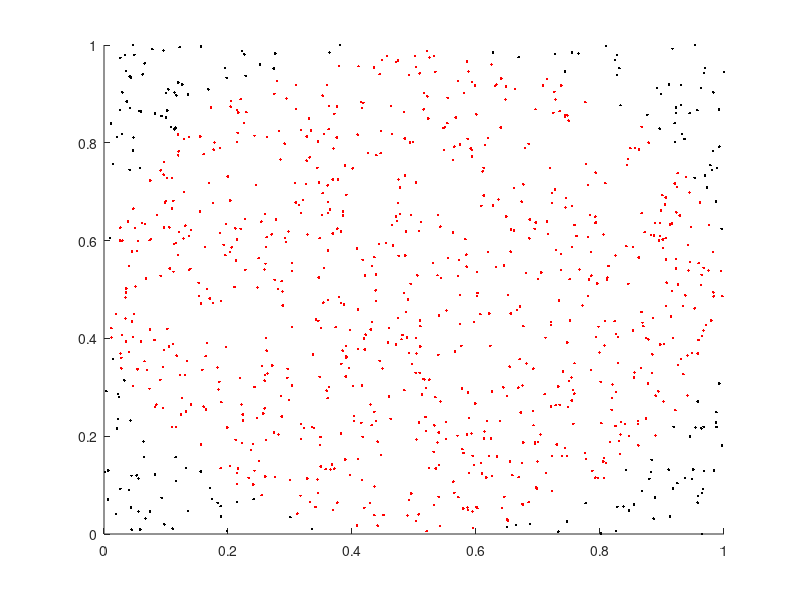

This figure's MATLAB source:
%podatki za kroznico
koti = linspace(0, 2 * pi ,100);
tocke_na_kroznici =  @(kot) [0.5 + 0.5 * sin(kot);0.5+ 0.5 * cos(kot)];
kroznica = tocke_na_kroznici(koti);
y = kroznica(1,:);
x = kroznica(2,:);

%podatki za nakljucne tocke
st_tock=1000;
x_kvadrat = rand(1, st_tock);
y_kvadrat = rand(1, st_tock);
sredisce_x = 0.5;
sredisce_y = 0.5;
polmer_kroga = 0.5;
razdalja = sqrt((x_kvadrat - sredisce_x).^2 + (y_kvadrat - sredisce_y).^2);
tocke_v_krogu = [x_kvadrat(razdalja <= polmer_kroga); y_kvadrat(razdalja <= polmer_kroga)];
tocke_v_kvadratu = [x_kvadrat; y_kvadrat];
tocke_zunaj_kroga = [x_kvadrat(razdalja > polmer_kroga); y_kvadrat(razdalja > polmer_kroga)];

hold on;
%izris tock v in znotraj kroznice
plot(tocke_v_krogu(1,:),tocke_v_krogu(2,:),'r.')
plot(tocke_zunaj_kroga(1,:),tocke_zunaj_kroga(2,:),'k.')


hold off;
